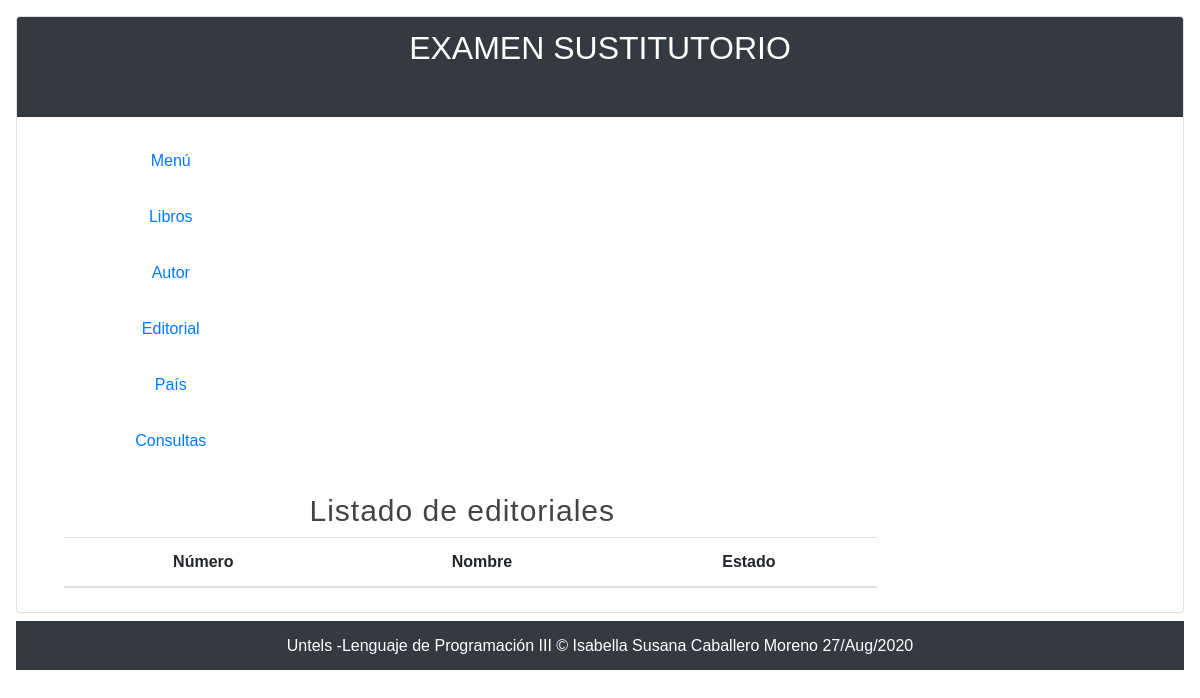
The app's page /listar-editorial/, older data.
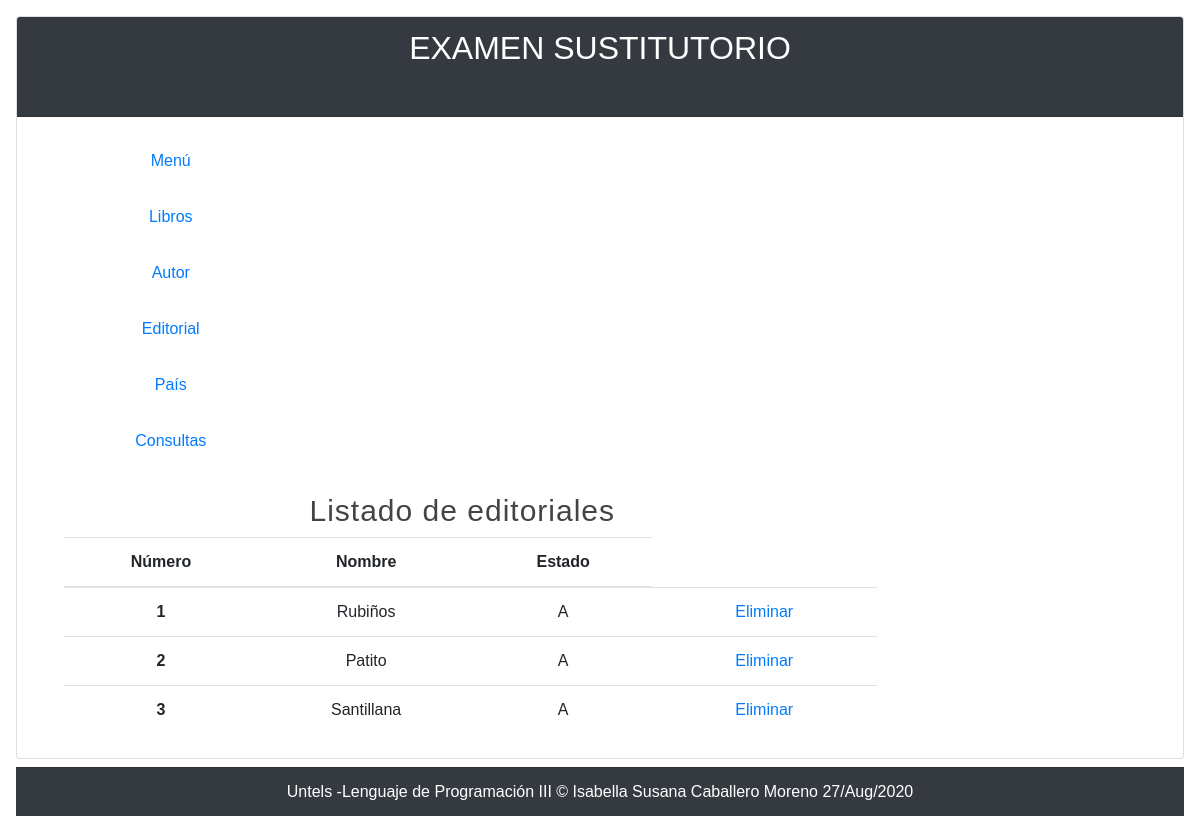
The same page, newer data.
### miapp/models.py (models this page shows)
class Editorial(models.Model):
    ideditorial = models.IntegerField()
    nombre = models.CharField(max_length=100)
    estado= models.CharField(max_length=1)

### miapp/views.py (the view)
# urls.py: path('listar-editorial/', views.listar_editorial, name="listar_editorial"),
def listar_editorial(request):
    editoriales = Editorial.objects.all()
    return render(request,'editorial.html',{
        'editoriales': editoriales,
        'titulo': 'Listado de editoriales'
    })

### miapp/templates/editorial.html (shortened to what this page needs)
{% extends 'layout.html' %}
{% block content %}
    <h1 class="title">{{titulo}}</h1>
    <ul>
          <table class="table table-hover">
    <thead>
        <tr>
        <th scope="col">Número</th>
        <th scope="col">Nombre</th>
        <th scope="col">Estado</th>
        </tr>
    </thead>
    <tbody>
    {% for editorial in editoriales %}
        <tr>
        <th scope="row">{{editorial.ideditorial}}</th>
        <td>{{editorial.nombre}}</td>
        <td>{{editorial.estado}}</td>
         <td><a href="{% url 'eliminar_editorial' id=editorial.ideditorial %}">Eliminar</td>
        </tr>
        {% endfor %}
  </tbody>
</table>
    </ul>
{% endblock %}

Row changes from the older to the newer data that the page shows:
added Editorial: ideditorial "1", nombre "Rubiños", estado "A"
added Editorial: ideditorial "2", nombre "Patito", estado "A"
added Editorial: ideditorial "3", nombre "Santillana", estado "A"
